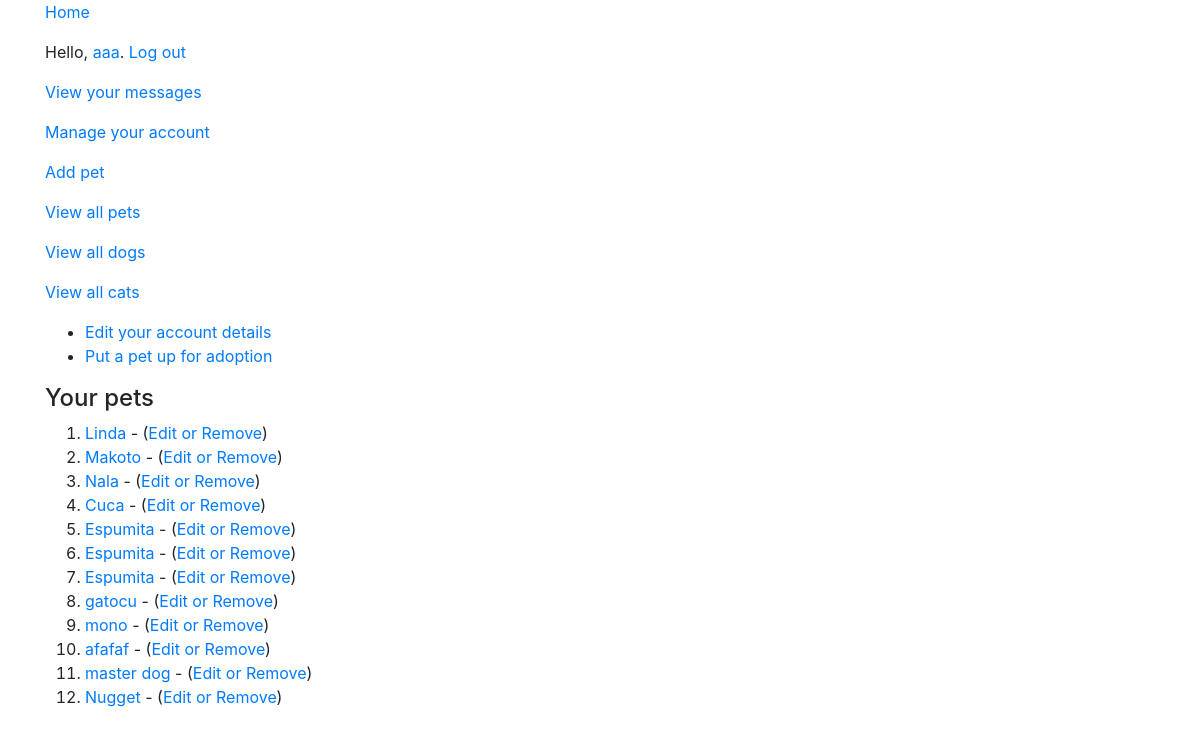
Before: /account (signed in) with the older database file.
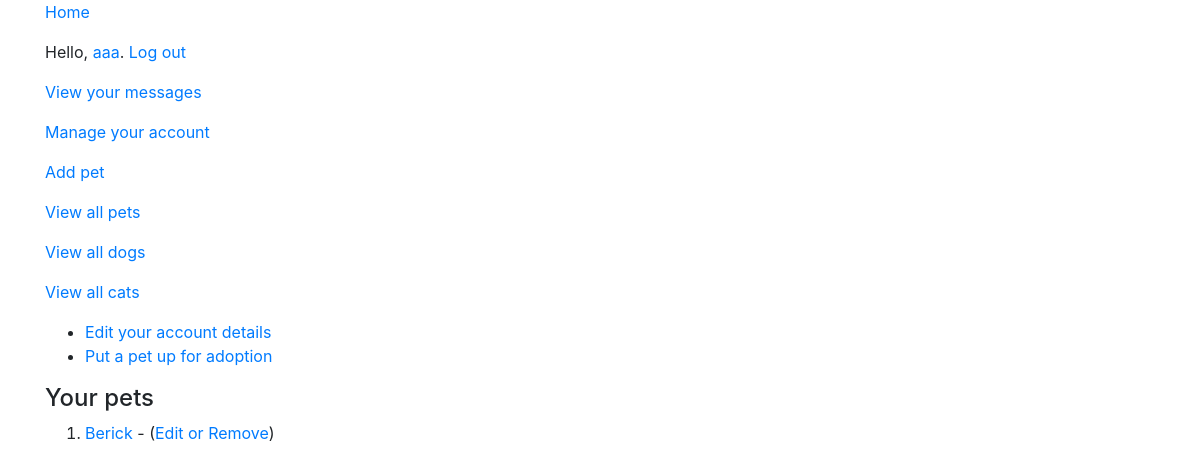
After: the same page with the newer database file.
### tables this page shows
CREATE TABLE "pets" (
	"id"	integer NOT NULL PRIMARY KEY AUTOINCREMENT,
	"owner"	integer,
	"name"	text,
	"age"	text,
	"gender"	text,
	"animal"	TEXT,
	"breed"	TEXT,
	"entry_date"	datetime,
	"description"	text,
	FOREIGN KEY("owner") REFERENCES "users"("id")
);

### app.py (the view)
@app.route('/account')
@login_required
def account():
    user = session.get("user")
    user_id = session.get("user_id")
    db = sqlite3.connect('app.db')
    c = db.cursor()
    rows = c.execute('SELECT * FROM pets WHERE owner = ?', (user_id,)).fetchall()
    return render_template("account.html", user=user, rows=rows)

### app.py (called while the page is built)
@app.after_request
def after_request(response):
    response.headers['Cache-Control'] = 'no-cache, no-store, must-revalidate'
    response.headers['Expires'] = 0
    response.headers['Pragma'] = 'no-cache'
    return response

### helpers.py (called while the page is built)
def login_required(f):
    @wraps(f)
    def decorated_function(*args, **kwargs):
        if session.get("user") is None:
            return redirect("/login")
        return f(*args, **kwargs)
    return decorated_function

### templates/account.html (shortened to what this page needs)
{% extends "layout.html" %}
{% block main %}
<div class="container">
    <ul>
        <li><a href="/account/edit">Edit your account details</a></li>
        <li><a href="/add_pet">Put a pet up for adoption</a></li>
    </ul>
    {% if rows|length > 0 %}
    <h4>Your pets</h4>
    {% endif %}
    <ol>
        {% for pet in rows %}
        <li><a href="/pets/{{ pet[5]|lower }}s/{{ pet[0] }}">{{ pet[2] }}</a> - (<a href="/remove/{{ pet[0] }}">Edit or Remove</a>)</li>
        {% endfor %}
    </ol>
</div>
{% endblock %}

### templates/layout.html (shortened to what this page needs)
<!doctype html>
<html lang="en">
<head>
    <link rel="stylesheet" href="https://stackpath.bootstrapcdn.com/bootstrap/4.5.0/css/bootstrap.min.css">
    <link rel="stylesheet" type="text/css" href="/static/css/style.css"> {% block links %}{% endblock %}
</head>
<body>
    <div class="container">
        <p><a href="/">Home</a></p>
        {% if user %}
        <p>Hello, <a href="/members/{{ user }}">{{ user }}</a>. <a href="/logout">Log out</a></p>
        <p><a href="/messages">View your messages</a></p>
        <p><a href="/account">Manage your account</a></p>
        <p><a href="/add_pet">Add pet</a></p>
        {% else %}
        <p>Hello, visitor. Please <a href="/register">register</a> or <a href="/login">log in</a></p>
        {% endif %}
        <p><a href="/pets">View all pets</a></p>
        <p><a href="/pets/dogs">View all dogs</a></p>
        <p><a href="/pets/cats">View all cats</a></p>
    </div>
    {% block main %}{% endblock %}
</body>
</html>

Changed rows visible on the page:
removed pets: name "Linda"
removed pets: name "Makoto"
removed pets: name "Nala"
removed pets: name "Cuca"
removed pets: name "Espumita"
removed pets: name "Espumita"
removed pets: name "Espumita"
removed pets: name "gatocu"
removed pets: name "mono"
removed pets: name "afafaf"
removed pets: name "master dog"
removed pets: name "Nugget"
added pets: name "Berick"
